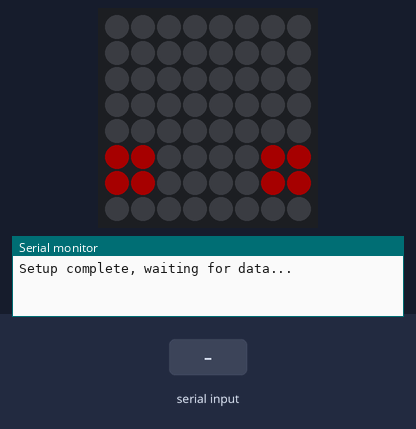
Simulated run of this sketch. Board: Arduino Mega 2560, built with avr-gcc and run on an emulated ATmega2560. Shown: 8×8 RGB LED matrix (first LED top left, wired row by row), the last lines printed to the serial monitor. Inputs (shaded band) come from the test bench. Dim RGB values are drawn brighter than linear.

Above: at 1.2 s.
1.3 s: "red\n" received over the second serial link
At 1.52 s:
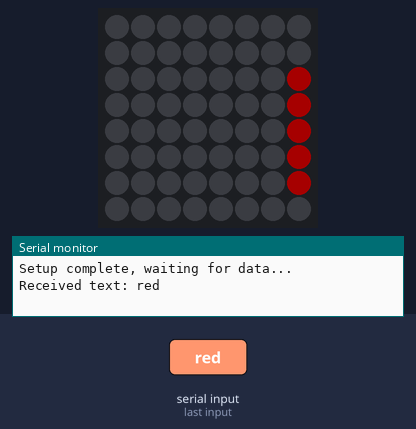
3.3 s: "green\n" received over the second serial link
At 3.91 s:
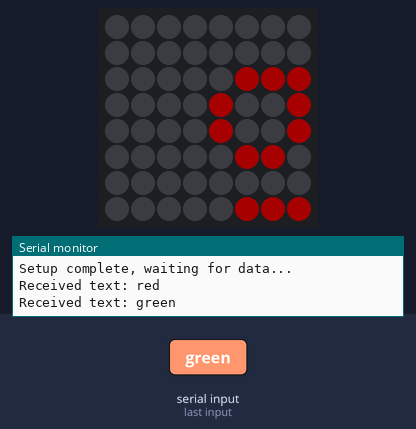
4.9 s: "blue\n" received over the second serial link
At 5.13 s:
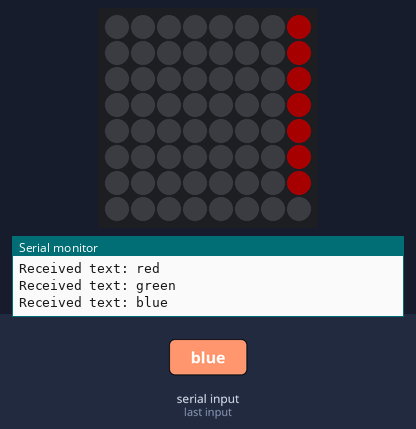
6.5 s: "1\n" received over the second serial link
At 6.8 s:
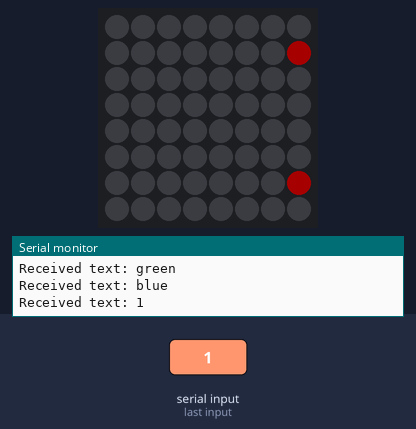
Timing chart, 0 to 9.2 s (numbered marks = the images above; inputs shaded):
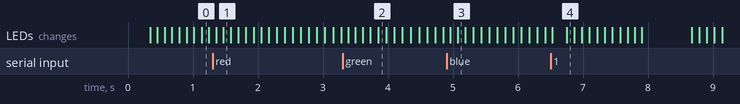

Measured:
- after the input at 1.3 s, the LEDs: first change after 0.05 s (image 1 shows a later state)
- after the input at 4.9 s, the LEDs: first change after 0.06 s (image 3 shows a later state)

The sketch:

matrix.ino
```cpp
#include <Adafruit_GFX.h>
#include <Adafruit_NeoMatrix.h>
#include <Adafruit_NeoPixel.h>

#ifndef PSTR
 #define PSTR // Prevent compiler error
#endif

#define PIN 8
#define NUM_LEDS 64

Adafruit_NeoMatrix matrix = Adafruit_NeoMatrix(8, 8, 1, 1, PIN,
  NEO_TILE_BOTTOM   + NEO_TILE_LEFT   + NEO_TILE_COLUMNS   + NEO_TILE_PROGRESSIVE +
  NEO_MATRIX_BOTTOM + NEO_MATRIX_LEFT + NEO_MATRIX_COLUMNS + NEO_MATRIX_PROGRESSIVE,
  NEO_GRB + NEO_KHZ800);

const uint16_t color = matrix.Color(255, 0, 0); // Red color for text

String displayText = "....."; // Default text

void setup() {
  Serial.begin(115200);
  Serial1.begin(9600); // UART1 for ESP-01

  matrix.begin();
  matrix.setTextWrap(false);
  matrix.setBrightness(40);
  matrix.setTextColor(color);

  Serial.println("Setup complete, waiting for data...");
}

int x = matrix.width();
String dataBuffer; // Buffer to store incoming data

void loop() {
  while (Serial1.available()) {
    char c = Serial1.read();
    if (c == '\n') { // Pokud přijde nový řádek, zpracuj data
      dataBuffer.trim(); // Remove any leading or trailing whitespace
      if (dataBuffer.length() > 0) {
        displayText = dataBuffer;
        Serial.print("Received text: ");
        Serial.println(displayText); // Print received text for debugging
        x = matrix.width(); // Reset position for new text
      }
      dataBuffer = ""; // Clear the buffer for next data
    } else {
      dataBuffer += c; // Add character to buffer
    }
  }

  if (displayText.startsWith("$", 0)) {
    if (displayText.startsWith("red", 1)) {
      matrix.fillScreen(color);
      matrix.show();
    }
    if (displayText.startsWith("green", 1)) {
      matrix.fillScreen(matrix.Color(0, 255, 0));
      matrix.show();
    }
    if (displayText.startsWith("blue", 1)) {
      matrix.fillScreen(matrix.Color(0, 0, 255));
      matrix.show();
    }
  } else {
    displayTextOnMatrix();
  }
}

void displayTextOnMatrix() {
  matrix.fillScreen(0);
  matrix.setCursor(x, 0);
  matrix.print(displayText); // Display the received text
  x -= 1; // Move text to the left
  int textWidth = displayText.length() * 8; // Assuming each character is 8 pixels wide
  if (x < -textWidth) {
    x = matrix.width(); // Reset position if text has scrolled completely
  }
  matrix.show();
  delay(100);
}
```
